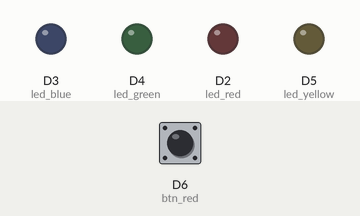
Simulated run of this sketch. Board: ESP8266 (NodeMCU). Parts: output pins drawn as LEDs (lit = HIGH). The inputs (shaded band) are chosen by the test bench; at power-on: D6 (btn_red) HIGH. What the sketch prints to the serial monitor is not drawn.

Above: at 1.2 s.
1.3 s: D6 (btn_red) pulled LOW for 0.15 s
At 1.4 s:
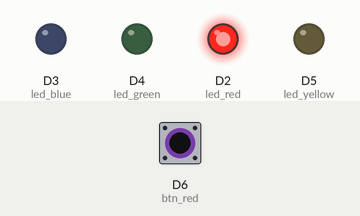
3.0 s: D6 (btn_red) pulled LOW for 3.2 s
At 6.9 s:
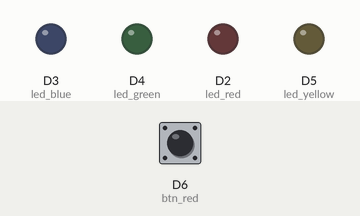
Timing chart, 0 to 8.4 s (numbered marks = the images above; inputs shaded):
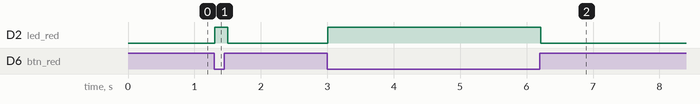

Measured:
- after the input at 1.3 s, D2 (led_red): LOW → HIGH at once, → LOW 0.20 s later
- after the input at 3.0 s, D2 (led_red): LOW → HIGH at once, → LOW 3.2 s later

The sketch:

day03_switch_led.ino
```cpp
int led_red = D2;
int led_blue = D3;
int led_green = D4;
int led_yellow = D5;

int btn_red = D6;
int btn_blue = D7;
int btn_yellow = D9;
int btn_green = D8;

int btn_red_val = 0;  // 스위치 현재
int btn_red_old_val = 1;  // 스위치 이전
int led_red_status = 0; // led 상태

int btn_blue_val = 0;  // 스위치 현재
int btn_blue_old_val = 1;  // 스위치 이전
int led_blue_status = 0; // led 상태

int btn_green_val = 0;  // 스위치 현재
int btn_green_old_val = 1;  // 스위치 이전
int led_green_status = 0; // led 상태

int btn_yellow_val = 0;  // 스위치 현재
int btn_yellow_old_val = 1;  // 스위치 이전
int led_yellow_status = 0; // led 상태


void setup() {
  Serial.begin(115200);

  pinMode(btn_red, INPUT);
  pinMode(btn_blue, INPUT);
  pinMode(btn_green, INPUT);
  pinMode(btn_yellow, INPUT);

  pinMode(led_red, OUTPUT);
  pinMode(led_blue, OUTPUT);
  pinMode(led_yellow, OUTPUT);
  pinMode(led_green, OUTPUT);

}

void loop() {
//  int btn_red_status = digitalRead(btn_red);
//  int btn_blue_status = digitalRead(btn_red);
//  int btn_yellow_status = digitalRead(btn_red);
//  int btn_green_status = digitalRead(btn_red);

  int btn_red_status = digitalRead(btn_red);

  if(btn_red_status == LOW && btn_red_old_val == HIGH){ // Low가 눌린현상임.
    Serial.println("빨강버튼 눌려서 LED ON");
    digitalWrite(led_red, HIGH);

    btn_red_status = 1 - btn_red_status;
    //btn_red_old_val = 0;
  }
  btn_red_old_val = btn_red_val;

  if(btn_red_status == HIGH){
   Serial.println("빨강버튼 눌려서 LED ON");
   digitalWrite(led_red, LOW);
  }
  else{
   Serial.println("빨강버튼 눌려서 LED OFF");
   digitalWrite(led_red, HIGH);

  }
  delay(100);
}
 
```
